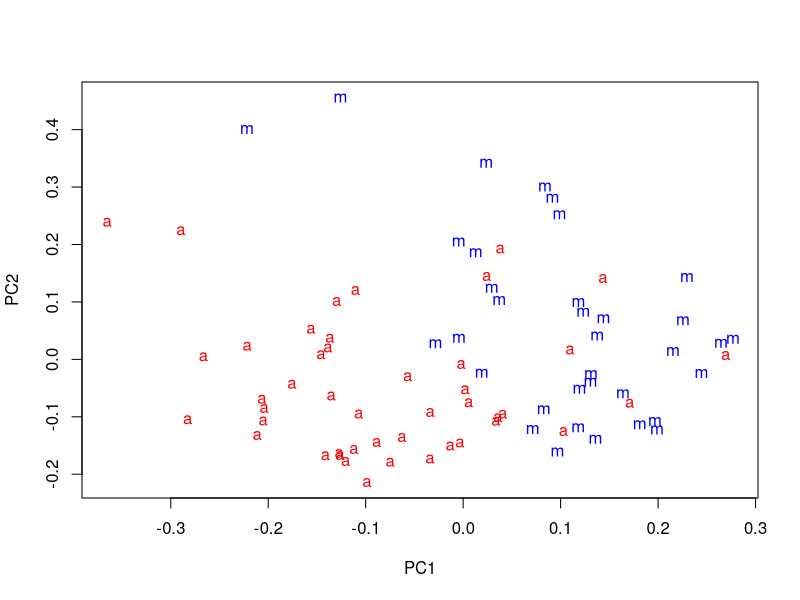

R code for this plot: (Note: this script raises an error after producing the figure.)
# problem 2 

train.data <- read.csv("nyt.train.csv", header = T)
test.data <- read.csv("nyt.test.csv", header = T)

train.pca <- prcomp(train.data[, -1]) 
# We need to omit the first column because it contains categorical variables, and PCA doesn't apply to them.
train.latent.sem <- train.pca$rotation
signif(sort(train.latent.sem[, 1], decreasing = TRUE)[1:30], 2)
#     theater        music            m     theaters    composers      matinee        opera 
#       0.180        0.130        0.080        0.079        0.078        0.077        0.075 
#      sunday      musical       jersey            p    orchestra         band    committee 
#       0.067        0.065        0.064        0.064        0.062        0.061        0.060 
# performance performances         east        organ        dance         hour      program 
#       0.059        0.056        0.056        0.053        0.052        0.051        0.051 
#      events    yesterday         will     recitals       ballet     purchase          X.d 
#       0.050        0.049        0.049        0.048        0.048        0.048        0.047 
#   guitarist        calif 
#       0.045        0.044 

signif(sort(train.latent.sem[, 1], decreasing = FALSE)[1:30], 2)
#    her         she          ms    painting   paintings      mother      cooper     artists 
# -0.150      -0.140      -0.130      -0.110      -0.100      -0.092      -0.090      -0.086 
#  white      images           i        said     process   sculpture     picasso    gagosian 
# -0.078      -0.077      -0.071      -0.070      -0.070      -0.070      -0.068      -0.065 
#    art          my      nature       image       color  sculptures        work         red 
# -0.064      -0.064      -0.064      -0.061      -0.061      -0.059      -0.059      -0.058 
# artist      rothko       paint photographs       paper      figure 
# -0.056      -0.055      -0.055      -0.055      -0.054      -0.054 


signif(sort(train.latent.sem[, 2], decreasing = TRUE)[1:30], 2)
#   she        her    theater       said          i         ms     mother     cooper 
# 0.240      0.240      0.200      0.170      0.120      0.110      0.110      0.110 
#  says      opera         my       hour         id         im production        was 
# 0.089      0.084      0.084      0.082      0.081      0.079      0.075      0.075 
#   mrs       play        sir   broadway     awards        you   national      garde 
# 0.074      0.074      0.071      0.070      0.066      0.066      0.065      0.063 
#    me     season   jonathan       week       baby   networks 
# 0.062      0.062      0.062      0.060      0.059      0.059 


signif(sort(train.latent.sem[, 2], decreasing = FALSE)[1:30], 2)
#   patterns      chinese          feb      chelsea    computers      diamond    europeans 
#     -0.065       -0.051       -0.046       -0.046       -0.046       -0.045       -0.044 
#    gallery       museum          art        heads        white        stone        views 
#     -0.042       -0.041       -0.040       -0.039       -0.039       -0.039       -0.039 
#    painted    recalling         soho      artists        pills       statue       newman 
#     -0.039       -0.039       -0.039       -0.038       -0.037       -0.037       -0.037 
#   computer compositions         grid   landscapes      spatial       images         wood 
#     -0.037       -0.037       -0.037       -0.037       -0.037       -0.036       -0.035 
# technology     personal 
#     -0.035       -0.035

plot(train.pca$x[, 1:2], 
     pch = ifelse(train.data[, "class.labels"] == "music", "m", "a"),
     col = ifelse(train.data[, "class.labels"] == "music", "blue","red"))




# part c)
train.set <- data.frame(class.labels=train.data$class.labels,
                              CP1 = train.pca$x[, 1],
                              CP2 = train.pca$x[, 2])
predictors <- train.pca$x[, 1:2]
lm.fit <- glm(class.labels ~ CP1 + CP2, data = train.set, family = "binomial")

lm.pred <- predict(lm.fit, train.set, type = 'response')
predicted.classes <- as.factor(ifelse(lm.pred < 0.5, 'art', 'music'))
mean(train.data$class.labels != predicted.classes) # training error
# [1] 0.1625



slope <- coef(lm.fit)[2]/(-coef(lm.fit)[3])
intercept <- coef(lm.fit)[1]/(-coef(lm.fit)[3]) 

abline(intercept , slope)


# part d)
pca.scores <- predict(train.pca, test.data)[,1:2]
test.set <- cbind.data.frame(class.labels = test.data$class.labels, 
                            CP1 = pca.scores[, 1],
                            CP2 = pca.scores[, 2])



plot(pca.scores[, 1:2], 
     pch = ifelse(test.data[, "class.labels"] == "music", "m", "a"),
     col = ifelse(test.data[, "class.labels"] == "music", "blue","red"))

test.lm.pred <- predict(lm.fit, test.set , type = 'response')
test.predicted.classes <- as.factor(ifelse(test.lm.pred < 0.5, 'art', 'music'))
mean(test.data$class.labels != test.predicted.classes) # test error
# [1] 0.3181818
abline(intercept , slope)

# confusion matrix for test and training data
table(test.data$class.labels, test.predicted.classes)

